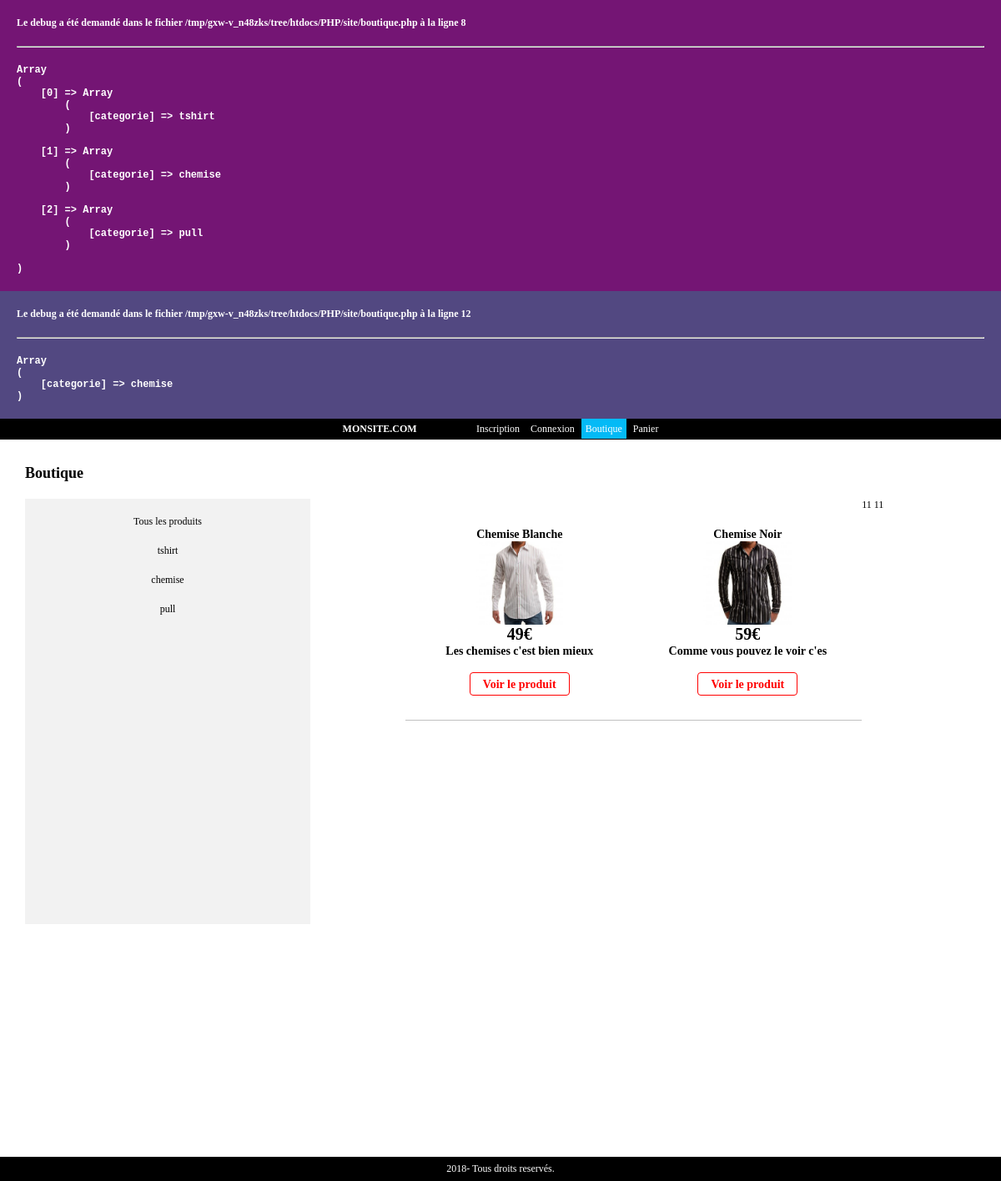
Screenshot of /htdocs/PHP/site/boutique.php?categorie=chemise with the database file from the repository.
### tables this page shows
CREATE TABLE IF NOT EXISTS `produit` (
  `id_produit` int(3) NOT NULL,
  `reference` varchar(20) NOT NULL,
  `categorie` varchar(20) NOT NULL,
  `titre` varchar(100) NOT NULL,
  `description` text NOT NULL,
  `couleur` varchar(20) NOT NULL,
  `taille` varchar(5) NOT NULL,
  `public` enum('m','f','mixte') NOT NULL,
  `photo` varchar(250) NOT NULL,
  `prix` int(3) NOT NULL,
  `stock` int(3) NOT NULL
);

### htdocs/PHP/site/boutique.php (the view, shortened to what this page needs)
<?php
require_once('inc/init.inc.php');
$resultat = $pdo -> query("SELECT DISTINCT categorie FROM produit");
$categorie = $resultat -> fetchAll(PDO::FETCH_ASSOC);
if (isset($_GET['categorie']) && !empty($_GET['categorie'])){
	$resultat = $pdo -> prepare("SELECT * FROM produit WHERE categorie = :categorie");
	$resultat -> bindParam(':categorie', $_GET['categorie'], PDO::PARAM_STR);
	$resultat -> execute();
}
else{
	$resultat = $pdo -> query("SELECT * FROM produit");
}
$infos_produits = $resultat -> fetchAll(PDO::FETCH_ASSOC);
require_once('inc/header.inc.php');
?>
<h1>Boutique</h1>
<div class="boutique-gauche">
	<ul>
		<li><a href="boutique.php">Tous les produits</a></li>
		<?php foreach ($categorie as $key => $value) : ?>
			<li><a href="?categorie=<?= $value['categorie'] ?>"><?= $value['categorie'] ?></a></li>
		<?php endforeach; ?>
	</ul>
</div>
<div class="boutique-droite">
	<?php foreach ($infos_produits as $key => $value) : ?>
		<?= extract($value) ?>
	<div class="boutique-produit">
		<h3><?= $titre ?><h3>
		<a href="fiche_produit.php?id=<?= $id_produit ?> "><img src="<?= RACINE_SITE ?>photo/<?= $photo ?>" height="100"></a>
		<p style="font-weight: bold; font-size: 20px;"><?= $prix ?>€</p>
		<p style="height: 40px;"><?= substr($description, 0, 30) ?></p>
		<a style="padding: 5px 15px; border: 1px solid red; color: red; border-radius: 4px" href="fiche_produit.php?id=<?= $id_produit ?> ">Voir le produit</a>
	</div>
	<?php endforeach; ?>
</div>
<?php
require('inc/footer.inc.php');
?>

### htdocs/PHP/site/css/style.css (style rules this page uses)
* { margin: 0; }
body { font-family : verdana; font-size: 12px; }
a { text-decoration: none; color: #000; }
.boutique-gauche { float: left; width: 30%; background: #f2f2f2; min-height: 500px; margin-right: 10%; padding-top: 10px; text-align: center; }
.boutique-gauche ul { list-style: none; padding: 0; }
.boutique-gauche ul li a { display: block; padding: 10px; }
.boutique-droite { float: left; width: 60%; }
.boutique-produit { float: left; width: 30%; text-align: center; padding: 5%; border-bottom: 1px solid #c0c0c0; }
h1 { margin-bottom: 20px; }

### rows the page displays
produit: value "11", titre "Chemise Blanche", photo (picture), prix "49", description "Les chemises c'est bien mieux"
produit: value "11", titre "Chemise Noir", photo (picture), prix "59", description "Comme vous pouvez le voir c'es"

### other values shown
$trace[0]['line'] "8 12"
$value['categorie'] "tshirt"
$value['categorie'] "chemise"
$value['categorie'] "pull"
